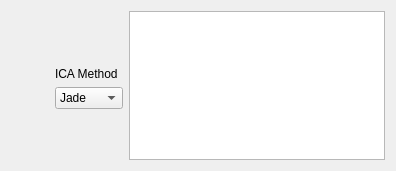
<?xml version="1.0" encoding="UTF-8"?>
<ui version="4.0">
 <class>paramsICA</class>
 <widget class="QWidget" name="paramsICA">
  <property name="geometry">
   <rect>
    <x>0</x>
    <y>0</y>
    <width>396</width>
    <height>171</height>
   </rect>
  </property>
  <property name="windowTitle">
   <string>Form</string>
  </property>
  <layout class="QGridLayout" name="gridLayout" columnstretch="0,0,0">
   <item row="2" column="1">
    <widget class="QComboBox" name="methodCombo">
     <property name="toolTip">
      <string>Change computation method (not sure if there is any actual difference between the two)</string>
     </property>
     <item>
      <property name="text">
       <string>Jade</string>
      </property>
     </item>
     <item>
      <property name="text">
       <string>Shibbs</string>
      </property>
     </item>
    </widget>
   </item>
   <item row="1" column="1">
    <widget class="QLabel" name="label">
     <property name="text">
      <string>ICA Method</string>
     </property>
    </widget>
   </item>
   <item row="3" column="1">
    <spacer name="verticalSpacer">
     <property name="orientation">
      <enum>Qt::Vertical</enum>
     </property>
     <property name="sizeHint" stdset="0">
      <size>
       <width>20</width>
       <height>40</height>
      </size>
     </property>
    </spacer>
   </item>
   <item row="0" column="1">
    <spacer name="verticalSpacer_2">
     <property name="orientation">
      <enum>Qt::Vertical</enum>
     </property>
     <property name="sizeHint" stdset="0">
      <size>
       <width>20</width>
       <height>40</height>
      </size>
     </property>
    </spacer>
   </item>
   <item row="0" column="0" rowspan="4">
    <spacer name="horizontalSpacer">
     <property name="orientation">
      <enum>Qt::Horizontal</enum>
     </property>
     <property name="sizeHint" stdset="0">
      <size>
       <width>40</width>
       <height>20</height>
      </size>
     </property>
    </spacer>
   </item>
   <item row="0" column="2" rowspan="4">
    <widget class="QTableWidget" name="mixingTable">
     <property name="font">
      <font>
       <pointsize>8</pointsize>
      </font>
     </property>
    </widget>
   </item>
  </layout>
 </widget>
 <resources/>
 <connections/>
</ui>
